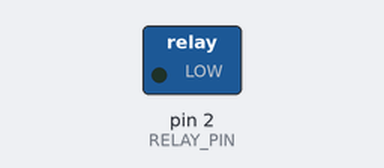
A sketch run on a simulated Arduino Uno, built with avr-gcc and run on an emulated ATmega328P. Parts: switched loads named in the sketch (green lamp = pin HIGH).

Above: at 1.0 s.
At 3.0 s:
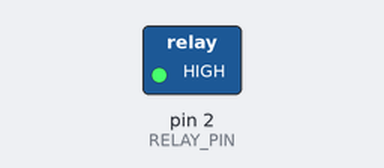
Timing chart, 0 to 5.2 s (numbered marks = the images above):
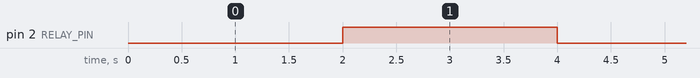

The sketch:

Relay.ino
```cpp
#define RELAY_PIN 2

void setup()
{
  pinMode(RELAY_PIN, OUTPUT);
}

//Switch on/off relay after every 2 seconds. This is low level triggered relay.
//So sending LOW signal will turn on relay and HIGH signal will turn off relay.
void loop()
{
  digitalWrite(RELAY_PIN, LOW);
  delay(2000);
  digitalWrite(RELAY_PIN, HIGH);
  delay(2000);
}
```

Measured:
- by itself, pin 2 (RELAY_PIN): alternates HIGH for 2.0 s and LOW for 2.0 s
